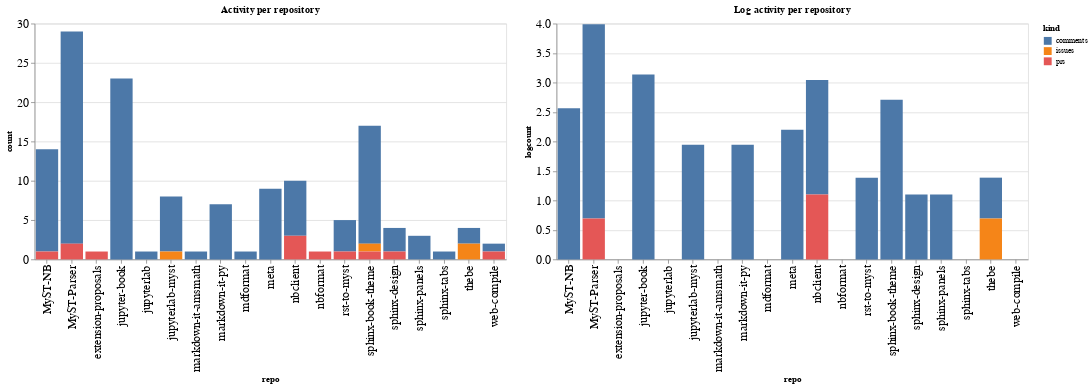

The cell this chart's notebook holds for it:
### Code cell
ch1 = alt.Chart(repo_summaries, width=600, title="Activity per repository").mark_bar().encode(
    x='repo',
    y='count',
    color='kind',
    tooltip="kind"
)

ch2 = alt.Chart(repo_summaries, width=600, title="Log activity per repository").mark_bar().encode(
    x='repo',
    y='logcount',
    color='kind',
    tooltip="kind"
)

ch1 | ch2

### Figure 1 — Vega-Lite specification as saved in the notebook (floating-point values rounded to 4 significant figures)
{"config": {"axisLeft": {"labelFontSize": 15}, "axisBottom": {"labelFontSize": 15}}, "hconcat": [{"mark": "bar", "encoding": {"color": {"type": "nominal", "field": "kind"}, "tooltip": {"type": "nominal", "field": "kind"}, "x": {"type": "nominal", "field": "repo"}, "y": {"type": "quantitative", "field": "count"}}, "title": "Activity per repository", "width": 600}, {"mark": "bar", "encoding": {"color": {"type": "nominal", "field": "kind"}, "tooltip": {"type": "nominal", "field": "kind"}, "x": {"type": "nominal", "field": "repo"}, "y": {"type": "quantitative", "field": "logcount"}}, "title": "Log activity per repository", "width": 600}], "data": {"name": "data-3bef73888cb128080a4b27c41a337e2d"}, "$schema": "https://vega.github.io/schema/vega-lite/v4.8.1.json", "datasets": {"data-3bef73888cb128080a4b27c41a337e2d": [{"repo": "MyST-NB", "kind": "comments", "count": 13, "logcount": 2.565}, {"repo": "MyST-NB", "kind": "prs", "count": 1, "logcount": 0.0}, {"repo": "MyST-Parser", "kind": "comments", "count": 27, "logcount": 3.296}, {"repo": "MyST-Parser", "kind": "prs", "count": 2, "logcount": 0.6931}, {"repo": "extension-proposals", "kind": "prs", "count": 1, "logcount": 0.0}, {"repo": "jupyter-book", "kind": "comments", "count": 23, "logcount": 3.135}, {"repo": "jupyterlab", "kind": "comments", "count": 1, "logcount": 0.0}, {"repo": "jupyterlab-myst", "kind": "comments", "count": 7, "logcount": 1.946}, {"repo": "jupyterlab-myst", "kind": "issues", "count": 1, "logcount": 0.0}, {"repo": "markdown-it-amsmath", "kind": "comments", "count": 1, "logcount": 0.0}, {"repo": "markdown-it-py", "kind": "comments", "count": 7, "logcount": 1.946}, {"repo": "mdformat", "kind": "comments", "count": 1, "logcount": 0.0}, {"repo": "meta", "kind": "comments", "count": 9, "logcount": 2.197}, {"repo": "nbclient", "kind": "comments", "count": 7, "logcount": 1.946}, {"repo": "nbclient", "kind": "prs", "count": 3, "logcount": 1.099}, {"repo": "nbformat", "kind": "prs", "count": 1, "logcount": 0.0}, {"repo": "rst-to-myst", "kind": "comments", "count": 4, "logcount": 1.386}, {"repo": "rst-to-myst", "kind": "prs", "count": 1, "logcount": 0.0}, {"repo": "sphinx-book-theme", "kind": "comments", "count": 15, "logcount": 2.708}, {"repo": "sphinx-book-theme", "kind": "issues", "count": 1, "logcount": 0.0}, {"repo": "sphinx-book-theme", "kind": "prs", "count": 1, "logcount": 0.0}, {"repo": "sphinx-design", "kind": "comments", "count": 3, "logcount": 1.099}, {"repo": "sphinx-design", "kind": "prs", "count": 1, "logcount": 0.0}, {"repo": "sphinx-panels", "kind": "comments", "count": 3, "logcount": 1.099}, {"repo": "sphinx-tabs", "kind": "comments", "count": 1, "logcount": 0.0}, {"repo": "thebe", "kind": "comments", "count": 2, "logcount": 0.6931}, {"repo": "thebe", "kind": "issues", "count": 2, "logcount": 0.6931}, {"repo": "web-compile", "kind": "comments", "count": 1, "logcount": 0.0}, {"repo": "web-compile", "kind": "prs", "count": 1, "logcount": 0.0}]}}
